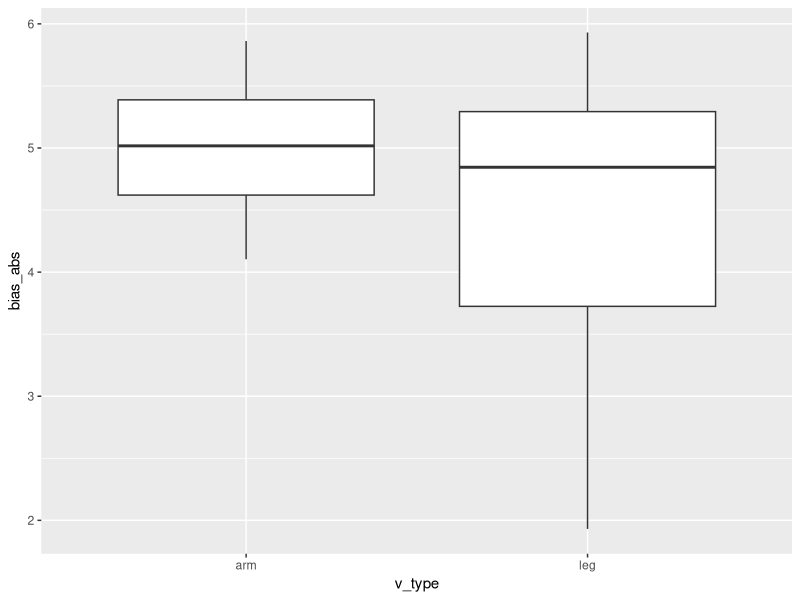

This chart was generated by the following R code: (Note: this script raises an error after producing the figure.)
## ---- chunk 1
library("knitr")
library("ggplot2")
library("magrittr")
library("dplyr")
library("tidyr")
library("purrr")
# library(lme4)
# library(GGally)
knitr::opts_chunk$set(echo = TRUE)
## ---- chunk 2
stim_structure <- tibble(
  Language = "",
  ItemType = c(rep("critical", 6), rep("filler", 3)),
  Condition = c(rep(c("related", "unrelated", "nonword"), each = 2),
                c("related", "unrelated", "nonword")),
  Prime = paste(c("Arm", "Leg", "Leg", "Arm", "Arm", "Leg", rep("NonCrit", 3)),
                "word", sep = "-"),
  Target = paste(c(rep(c("Arm", "Leg"), 2), rep("Non", 2), "Arm", "Leg", "Non"),
                 "word", sep = "-"),
  "#perList" = c(rep(6, 4), rep(12,2), rep(12, 2), 24),
  "#Lists"   = c(rep(2, 4), rep(1, 2), rep(2, 2), 1)
)
stim_structure <- bind_rows(stim_structure, stim_structure)
stim_structure$Language <- rep(c("English (L2)", "Swedish (L1)"), 
                               each = nrow(stim_structure) / 2)
kable(stim_structure)
## ---- chunk 3
# Read data from disk
arm_leg <- read.csv("development/english-targets_with-info.csv", 
                    fileEncoding = "UTF-8", stringsAsFactors = FALSE) %>%
  rename(v_type = verb_category, score = Score, cogn_bin = cognate_bin)
# Add column that shows absolute bias
arm_leg$bias_abs <- abs(arm_leg$bias)
arm_leg %>% tail() %>% kable(digits = 2)
## ---- chunk 4
ggplot(arm_leg, aes(x = v_type, y = bias_abs)) + geom_boxplot()
## ---- chunk 5
# Lists of arm and leg words arranged according to bias and translation score
arm_leg_ord <- arm_leg %>% 
  split(.$v_type) %>% 
  map(~ arrange(.x, desc(.$bias_abs), desc(.$score))) %>%
  map("verb")
# Show first items in each list
arm_leg_ord %>% map(head)
## ---- chunk 6
mypairs <- function (vbs, verb_type) {
  # Select and shuffle 24 verbs with strongest bias
  strong_bias <- vbs[1 : 24] %>% base::sample()
  rel_df <- dplyr::tibble(
    condition = "related",
    item_type = paste(verb_type, verb_type, sep = "-"),
    prime  = strong_bias[1  : 12],
    target = strong_bias[13 : 24]
  )
  # Nonword pairs with placeholders for nonwords
  nonw_df <- dplyr::tibble(
    condition = "nonword",
    item_type = paste(verb_type, "NW", sep = "-"),
    prime  = base::sample(vbs[25 : length(vbs)], 12),
    target = "NW"
  )
  dplyr::bind_rows(rel_df, nonw_df)
}
## ---- chunk 7
# Create dataframe with related pairs and nonword pairs (where the prime is
# an arm/leg word)
# Make use of imap to access the name of each list using .y shortcut
set.seed(555)
stim_relpairs_df <- imap(arm_leg_ord, ~ mypairs(.x, verb_type = .y)) %>%
  map_df(bind_rows)
stim_relpairs_df
## ---- chunk 8
# Function to create UNRELATED items and then merge back with related and
# nonword items. Note we want to implement counterbalancing of both targets
# and primes (see McNamara, 2005, ch.8)
create_unrel <- function (df) {  # df is going to be stim_relpairs_df
  # the same nonword items appear in lists 1 and 2, so duplicate them...
  nonw <- df %>% dplyr::filter(condition == "nonword") %>% dplyr::bind_rows(., .)
  # ...and assign them to each list:
  nonw$list <- rep(1:2, each = nrow(nonw) / 2)
  
  # related items from which to create the unrelated ones:
  rel <- df %>% dplyr::filter(condition == "related")
  
  # Assign item pairs to 2 lists so half of each item_type is in each list:
  rel$list <- rep(1:2, each = nrow(rel) / 4)
  # Now split df into 4 nested lists (2 > 2) according to List and item_type
  nested <- rel %>% split(.$list) %>% map(~ split(x = ., f = .$item_type))
  
  # function to pair arm targets with leg primes and viceversa
  pair_unrel <- function (l_df) {  # l_df is each list of 2 dataframes in "nested"
    unrel <- tibble(
      condition = "unrelated",
      # The following assumes same number of arm-arm and leg-leg items:
      item_type = c(rep(c("arm-leg", "leg-arm"), each = nrow(l_df[["arm-arm"]]))),
      prime     = c(l_df[["arm-arm"]][["prime"]], l_df[["leg-leg"]][["prime"]]),
      target    = c(l_df[["leg-leg"]][["target"]], l_df[["arm-arm"]][["target"]])
    )
  }
  # unrelated pairs
  unrel <- nested %>% map(pair_unrel) %>% bind_rows()
  # Unrelated pairs go in opposite lists of the related pairs they were created from
  unrel$list <- rep(2:1, each = nrow(rel) / 2)
  # out
  bind_rows(nonw, rel, unrel) %>% dplyr::arrange(condition, item_type, list)
}
set.seed(7777)
stim_df <- create_unrel(stim_relpairs_df)
# Check out the result
stim_df %>% kable()
## ---- chunk 9
with(stim_df %>% filter(condition != "nonword"),
     addmargins(table(condition, target, list)))
## ---- chunk 10
with(stim_df %>% filter(condition != "nonword"),
     addmargins(table(condition, prime, list)))
## ---- chunk 11
with(stim_df %>% filter(condition == "nonword"), addmargins(table(prime)))
## ---- chunk 12
with(stim_df, addmargins(table(condition, prime, list)))
## ---- chunk 13
# Load data I've previously downloaded from SPP website
spp_full <- read.csv("development/spp_assoc-related_181205.csv",
                     stringsAsFactors = FALSE) 
# Correct some typos in the data coding
# Relation 1
# levels(spp_full$Relation1)  # see typos
# table(spp_full$Relation1)   # see typos
rel1 <- as.character(spp_full$Relation1)
rel1 <- sub("antonymn", "antonym", rel1)
rel1 <- sub("unclassifed", "unclassified", rel1)
rel1 <- sub("Instrument", "instrument", rel1)
spp_full$Relation1 <- factor(rel1)
# Simplify data frame
spp <- spp_full %>%
  select(Target = TargetWord, Prime, Relation = Relation1, RT = LDT.200ms.RT,
         Acc = LDT.200ms.Acc, Priming_eff = LDT.200ms.RT.Priming,
         Priming_eff_z = LDT.200ms.Z.Priming)
spp %>% head() %>% kable(digits = 3)
## ---- chunk 14
ggplot(spp, aes(x = Priming_eff, y = Priming_eff_z)) +
  geom_point(alpha = .3) +
  geom_smooth(method = "lm") +
  annotate("text", x = -200, y = 1.5, size = 10, parse = TRUE,
           label = paste("italic(r) == ", 
                         cor(spp$Priming_eff, spp$Priming_eff_z) %>% round(2))
           )
## ---- chunk 15
spp %>% head %>% kable
# Targets
spp_targ <- read.csv("development/spp_targets_181213.csv", stringsAsFactors = FALSE) %>%
  select(Target = TargetWord, tg_SubFreq = SubFreq, tg_LogSubFreq = LogSubFreq,
         tg_POS = POS)
spp_targ %>% head %>% kable
## ---- chunk 16
# Related primes
spp_rel <- read.csv("development/spp_assoc-related_181205.csv", stringsAsFactors = FALSE) %>%
  select(Target = TargetWord, Prime, rel_SubFreq = SubFreq,
         rel_LogSubFreq = LogSubFreq, rel_POS = POS, rel_ELP_LDT_Acc = ELP.LDT.Acc)
spp_rel %>% head %>% kable
## ---- chunk 17
# Unrelated primes
spp_unrel <- read.csv("development/spp_assoc-unrelated_181213.csv", stringsAsFactors = FALSE) %>%
  select(Target = TargetWord, Unrel = Unrelated, unrel_Acc = LDT.200ms.Acc)
spp_unrel %>% head %>% kable
## ---- chunk 18
spp %<>% left_join(spp_targ) %>% left_join(spp_rel) %>% left_join(spp_unrel) %>%
   # reorder columns:
  select(Target : Relation, Unrel, RT, Acc, Priming_eff : rel_POS)
# Save for inspection in other scripts
spp %>% write.csv("development/spp_targets-primes-unrel.csv", row.names = FALSE)
head(spp, 3)
## ---- chunk 19
for (myfreq in c("tg_SubFreq", "tg_LogSubFreq", "rel_SubFreq", "rel_LogSubFreq")) {
  print(ggplot(spp, aes_string(x = myfreq)) + geom_histogram() + ggtitle(myfreq))
}
## ---- chunk 20
summary(spp$tg_SubFreq)
# Remove them to gain some space when printing the object
spp$tg_SubFreq <- NULL
spp$rel_SubFreq <- NULL
## ---- chunk 21
spp_sel <- spp %>% 
  filter(tg_LogSubFreq >= median(tg_LogSubFreq, na.rm = TRUE),
         rel_LogSubFreq >= median(rel_LogSubFreq, na.rm = TRUE))
## ---- chunk 22
spp_sel %>% top_n(50, wt = Priming_eff_z) %>% 
  arrange(desc(Priming_eff_z)) %>%
  kable(digits = 2)
## ---- chunk 23
# Based on category: remove backward/forward phrasal association and items with
# no category assigned
stop_list_categ <- c("bpa", "fpa", "")
# Based on Target, remove some odd ones:
stop_list_target <- c(
  "christ", "jane", "jesus", "push"
)
## ---- chunk 24
spp_sel %<>% filter(! ( Relation %in% stop_list_categ | Target %in% stop_list_target )) %>%
  arrange(desc(Priming_eff_z))
spp_sel %>% head(10) %>% kable(digits = 2)
## ---- chunk 25
spp_sel[1,] %>% select(Target : Unrel) %>% kable
## ---- chunk 26
spp_sel[spp_sel$Unrel == spp_sel[1,1],] %>% select(Target : Unrel) %>% kable
## ---- chunk 27
spp_sel[1:2,] %>% select(Target : Unrel) %>% kable
## ---- chunk 28
counterb <- spp_sel[1 : 4,] %>% select(Target, Prime)
counterb <- counterb %>%
  bind_rows(tibble(
    Target = counterb$Target,
    Prime  = with(counterb, c(Prime[2:1], Prime[4:3]))
  ))
counterb$List <- c(rep(c(1:2), each = 2), rep(c(2:1), each = 2))
counterb$Condition <- rep(c("related", "unrelated"), each = 4)
counterb %>% select(Condition, Target : List) %>% kable
